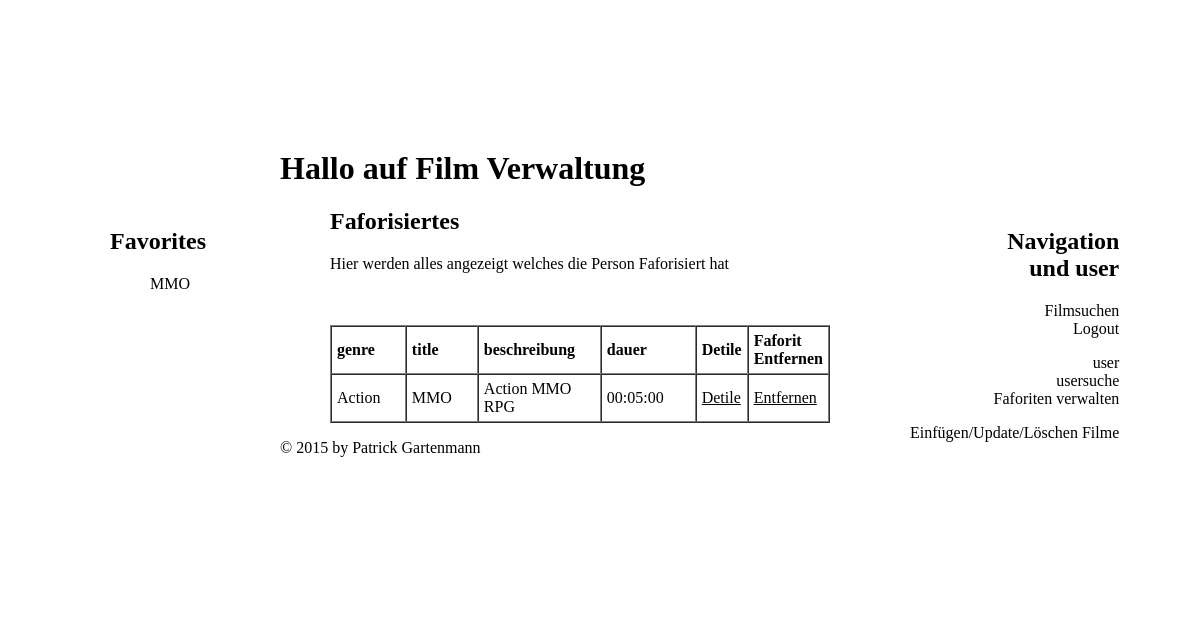
Screenshot of /Film/fafver.php (signed in) with the database file from the repository.
### tables this page shows
CREATE TABLE `tblfilm` (
  `film_id` int(11) NOT NULL,
  `genre` varchar(255) DEFAULT NULL,
  `userfk` int(11) DEFAULT NULL,
  `title` varchar(32) DEFAULT NULL,
  `beschreibung` text,
  `dauer` time DEFAULT NULL,
  `filmname` varchar(255) DEFAULT NULL
);

### Film/fafver.php (the view, shortened to what this page needs)
<?php
require_once 'includes/head.php';
?>
			<section class="center" a>
				<h2>Faforisiertes</h2>
				<p>Hier werden alles angezeigt welches die Person Faforisiert hat</p>
				<form method="post">
				<?php
					include 'php/connectphp.php';
					$userid = $_SESSION['userid'];
					$sql = "SELECT * FROM `tblfilm`
					INNER JOIN (`tblfavoriten`
					INNER JOIN `tbluser`
					ON `tblfavoriten`.userfk = tbluser.user_id)
					ON `tblfilm`.film_id = `tblfavoriten`.filmfk
					WHERE user_id = $userid;";
					$result = $db->query($sql);
				?>
				<br><br><table border="1" cellpadding="5" cellspacing="0">
					<tr style="text-align: left;">
						<th style="width: 150px;">genre</th>
						<th style="width: 150px;">title</th>
						<th style="width: 200px;">beschreibung</th>
						<th style="width: 200px;">dauer</th>
						<th>Detile</th>
						<th>Faforit Entfernen</th>
					</tr>
					<?php
					while ($row = $result->fetch_object()) {
						$genre = htmlentities($row->genre, ENT_QUOTES, "UTF-8");
						$title = htmlentities($row->title, ENT_QUOTES, "UTF-8");
						$beschreibung = htmlentities($row->beschreibung, ENT_QUOTES, "UTF-8");
						$dauer = htmlentities($row->dauer, ENT_QUOTES, "UTF-8");
					?>
					<tr style="text-align: left;">
						<td><?php echo $genre; ?></td>
						<td><?php echo $title; ?></td>
						<td><?php echo $beschreibung; ?></td>
						<td><?php echo $dauer; ?></td>
						<td><a href="/film/filmdetile.php?id=<?php echo $film_id; ?>">Detile</a></td>
						<td><a href="php/fafverphp.php?fid=<?php echo $film_id; ?>">Entfernen</a></td>
					</tr>
					<?php
					}
					?>
					</table>
				</form>
<?php
require_once 'includes/footer.php';
?>

### Film/includes/head.php (shortened to what this page needs)
<!DOCTYPE html>
<html>
    <head>
		<link href="styles.css" rel="stylesheet">
    </head>
    <body class="body1">
		<div class="body2">
			<header>
				<h1 class="center2">Hallo auf Film Verwaltung</h1>
			</header>
			<nav class="right">
				<div>
					<h2>Navigation <br>und user</h2>
				</div>
				<ul class="loeschen">
					<li><a href="filmsuche.php">Filmsuchen</a></li>
					<li><a href="php/logoutphp.php">Logout</a></li>
				</ul>
				<ul class="loeschen">
					<li><a href="user.php">user</a></li>
					<li><a href="usersuche.php">usersuche</a></li>
					<li><a href="fafver.php">Faforiten verwalten</a></li>
				</ul>
				<ul class="loeschen">
					<li><a href="manage.php">Einfügen/Update/Löschen Filme</a></li>
				</ul>
			</nav>
			<nav class="left">
				<h2>Favorites</h2>
				<ul class="loeschen">
				<?php
				include 'php/connectphp.php';
				$userid = $_SESSION['userid'];
				$sql = "SELECT * FROM `tblfilm`
				INNER JOIN (`tblfavoriten`
				INNER JOIN `tbluser`
				ON `tblfavoriten`.userfk = tbluser.user_id)
				ON `tblfilm`.film_id = `tblfavoriten`.filmfk
				WHERE user_id = $userid;";
				$result = $db->query($sql);
				?>
					<?php
					while ($row = $result->fetch_object()) {
						$film_id = $row->film_id;
						$title = htmlentities($row->title, ENT_QUOTES, "UTF-8");
						?>
						<tr>
							<li><a href="/film/filmdetile.php?fid=<?php echo $film_id; ?>"><?php echo $title ?></a></li>
						</tr>
						<?php
					}
					?>
				</ul>
			</nav>

### Film/styles.css (style rules this page uses)
@media screen and (min-width:1001px) { .center { margin-left: 250px; text-decoration: none; max-width: 500px; } }
@media screen and (min-width:1001px) { .left { position: fixed; margin-left: 30px; text-align: left; text-decoration:none; } }
@media screen and (min-width:1001px) { .right { position: fixed; margin-left: 790px; display: block; text-align: right; list-style-type: none; color: black; } }
@media screen and (min-width:1001px) { li a { text-decoration:none; } }
@media screen and (min-width:1001px) { .center2 { margin-left: 200px; } }
@media screen and (min-width:1001px) { nav { color: rgb(0,0,0); } }
@media screen and (min-width:1001px) { .body2 { background-color: rgba(255,255,255,0.7); margin-top: 150px; min-height: 450px; } }
.loeschen { list-style-type: none; text-decoration: none; color: #000000; }
a { color: black; }
.body1 { background: url(bilder/film.png) no-repeat fixed 0 0 / cover; }
body > div { max-width: 1040px; margin: 0 auto; }
.body2 { background-color: rgba(255,255,255,0.7); }

### rows the page displays
tblfilm: title "MMO", genre "Action", beschreibung "Action MMO RPG", dauer "00:05:00"
